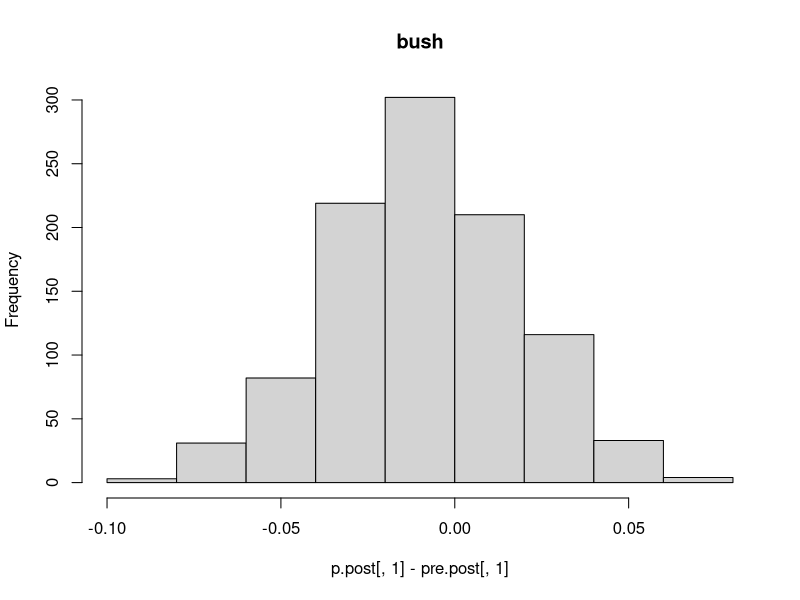
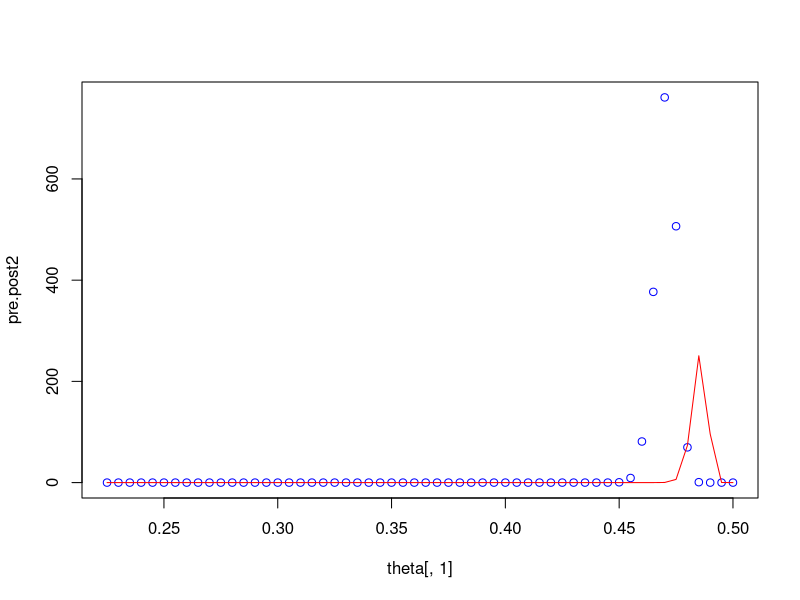
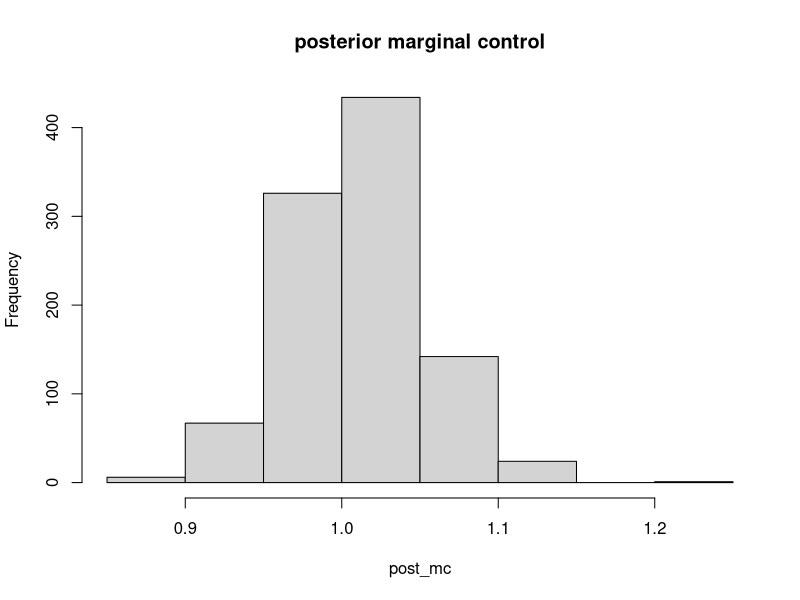
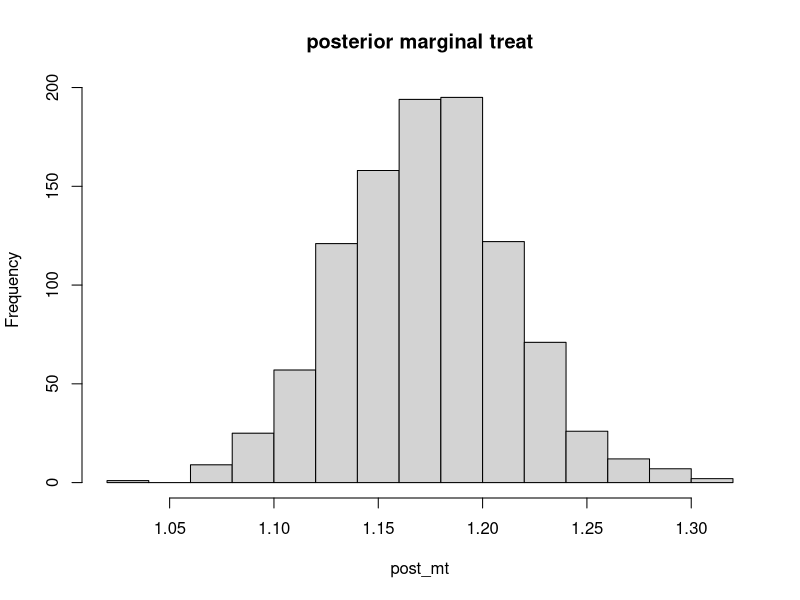
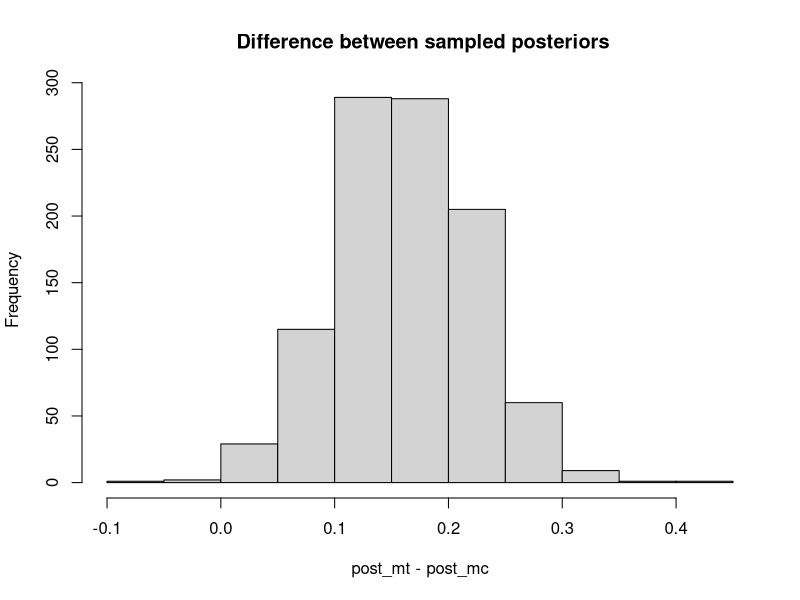
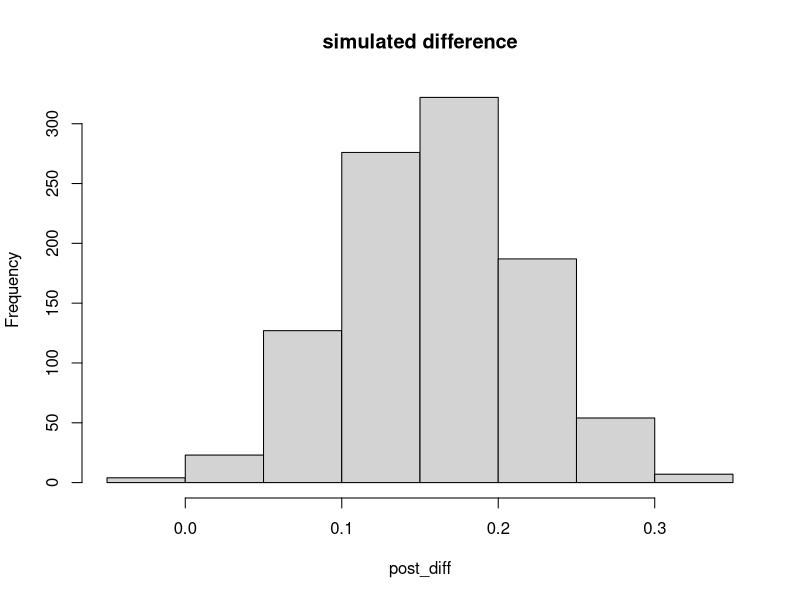
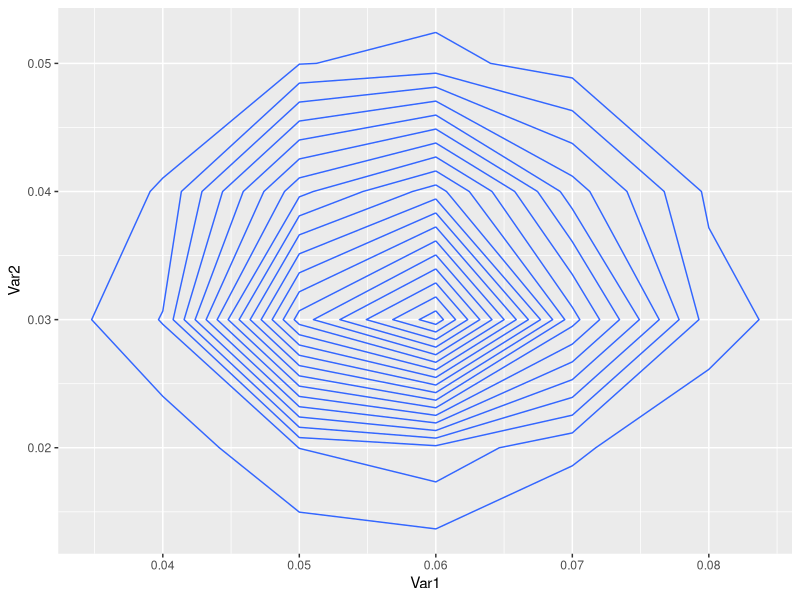
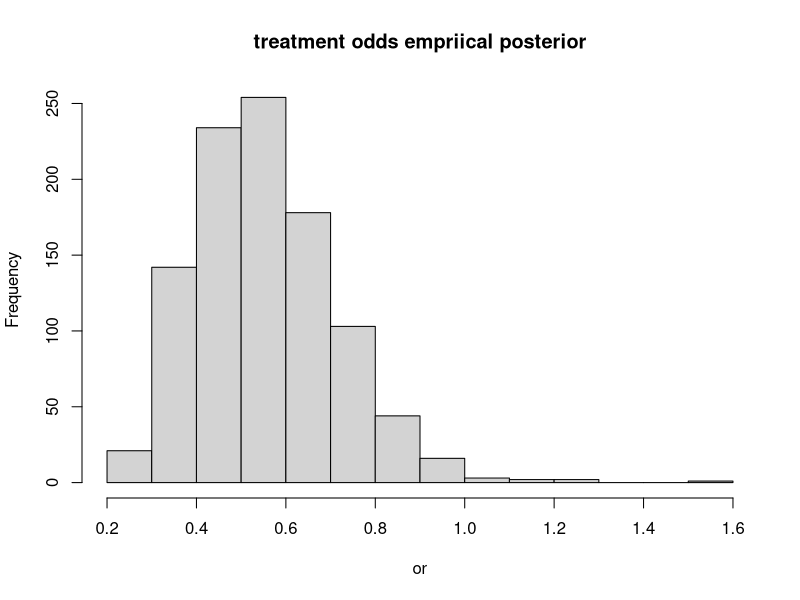

Write R code to recreate these figures, in order.
## ---- chunk 1
 library(ggplot2)
 library(magrittr)
library(dplyr)
debate<-data.frame(survey=c("pre","post"), bush=c(294,288), dukakis=c(307,332),none=c(38,19),total=c(639,639))

# we have 3 outcomes bush,duk, none
## we examine the proportion.

# need to set a theta parameter with sum theta =1
 theta1<-seq(0.45,1,by=0.01)/2
 theta2<-seq(0.45,1,by=0.01)/2
 theta3<-1-(theta1+theta2)
 all(theta1+theta2+theta3 ==1) ## sums to  1 for each j
 theta<-data.frame(theta1,theta2,theta3)
 ## need the pre posterior
 ## the prior alpha1, alpha2 =0 for improper prior
 library(gtools)
  pre.post<-rdirichlet(1000, c(as.numeric(debate[1,2:4])))
   p.post<-rdirichlet(1000, c(as.numeric(debate[2,2:4])))
  ## differences between bush post .vs pre
   hist(p.post[,1]-pre.post[,1],main='bush')
   table((p.post[,1]-pre.post[,1])>0) ## 0.355% supported bush post debate.
   
 pre.post2<-apply(theta,1, function(x) ddirichlet(x,as.numeric(debate[1,2:4])))
 post.post2<-apply(theta,1, function(x) ddirichlet(x,as.numeric(debate[2,2:4])))
 
  plot(theta[,1],pre.post2,col='blue',lty=2)
  lines(theta[,1],post.post2,col='red')
## ---- chunk 2
 nc =32
 nt= 36
 mc = 1.013
 sdc = 0.24
 mt = 1.173
 sdt = 0.24
 
 ### unknow true mean/variances  we only have sample data.
 ## we have two unknowns and need to find the joint posterior distribution.
 
 # the marginal posterior of mc follows a t-dist.
  mc_range<-c(mc-sdc/sqrt(nc)*qt(0.975,df=nc-1),mc+sdc/sqrt(nc)*qt(0.975,df=nc-1))
   mt_range<-c(mt-sdt/sqrt(nt)*qt(0.975,df=nt-1),mt+sdt/sqrt(nt)*qt(0.975,df=nt-1))

## to sample from the posterior we use 3.5 and 3.3 equations
   posterior_sample<-function( mc=1, sdc=1, nc=10){
   invx2<-((nc-1)*sdc^2)/rchisq(1,nc-1)
    post.mu<-rnorm(1,mean=mc,sd=sqrt(invx2/nc))
    return(post.mu)
   }
   post_mc<-sapply(1:1000,function(x) posterior_sample(mc=mc,sdc=sdc,nc=nc))
    hist(post_mc,main='posterior marginal control')
    post_mt<-sapply(1:1000,function(x) posterior_sample(mc=mt,sdc=sdt,nc=nt))
     hist(post_mt,main='posterior marginal treat')

    message("95% posterior margin control:", round(mc_range[1],2)," ",round(mc_range[2],2)) 
        message("95% posterior margin control:", round(mt_range[1],2)," ",round(mt_range[2],2)) 

        quantile(post_mc,c(0.025,0.975),na.rm=TRUE)
        quantile(post_mt,c(0.025,0.975),na.rm=TRUE)
## ---- chunk 3
 hist(post_mt-post_mc, main = ' Difference between sampled posteriors')
         quantile(post_mt-post_mc,c(0.025,0.975),na.rm=TRUE)
         

  ## diff
         post_diff<-sapply(1:1000,function(x) posterior_sample(mc=mt-mc,sdc=sdt+sdc,nc=nt+nc))
    hist(post_diff, main='simulated difference')
             quantile(post_diff,c(0.025,0.975),na.rm=TRUE)
        
  ## theoretical (two independent t distributions)
  md = mt-mc
  sdd = sdt+sdc
  nd = nt+nc
  d_range<-c(md-sdd/sqrt(nd)*qt(0.975,df=nd-1),md+sdd/sqrt(nd)*qt(0.975,df=nd-1))
  print(d_range)

## ---- chunk 4
p0= seq(0.01,0.99,by=0.01)
p1= seq(0.01,0.99,by=0.01)

post.bin<-function(p0,p1){
  pos<- p0^(38.5)*(1-p0)^(634.5)*p1^(21.5)*(1-p1)^(657.5)
  return(pos)
}
 posts<-NULL
 
p0p1<- expand.grid(p0, p1)

for(i in 1:nrow(p0p1)){
  posts[i]<-post.bin(p0p1[i,"Var1"],p0p1[i,"Var2"]) 
}

 ggplot(p0p1)+
 geom_contour(mapping = aes(x = Var1, y = Var2, z = posts), bins = 20)
## ---- chunk 5
b1<-sapply(p0,function(x) pbeta(x,38.5,634.5))
 post.control<-rbeta(1000, 38.5,634.5)
  post.treat<-rbeta(1000, 21.5,657.5)

  or<-(post.treat/(1-post.treat))/(post.control/(1-post.control))
  hist(or,main='treatment odds empriical posterior')
  summary(or)
  message("the empricial OR: ", round((22*635)/(39*658),2))
## ---- chunk 6
b1<-sapply(p0,function(x) pbeta(x,39.5,635.5))
 post.control<-rbeta(1000, 39.5,635.5)
  post.treat<-rbeta(1000, 22.5,658.5)

  or<-(post.treat/(1-post.treat))/(post.control/(1-post.control))
  hist(or,main='treatment odds empriical posterior')
  summary(or)
## ---- chunk 7
 nc= 674
 dc= 39
 nt = 680
 dt = 22

 
 
 ## we have two categories Control ~Bin(p0) and Treat~Bin(p1) we use multinomial
 ## non-informative prior Diri(a1=1, a2=1)
 library(gtools)
  ## p( p0, p1) = Diri( 1,1) noninfom prior
  # p( p0,p1 | y) = Diri(  39+1, 22+1) ##  posterior
 
 treat.post<-rdirichlet(1000, c(39+1,22+1, 674+1,680+1))
 par(mfrow=c(1,2))
  hist(treat.post[,1],main="post control")
  hist(treat.post[,2],main='post treat')
## ---- chunk 8
 ## data table
 dd<-data.frame(none=c(674-39,680-22),outcome=c(39,22),row.names=c('unexp','exp'))
 library(epitools)
 oddsratio(as.matrix(dd))$measure
  ## b
  or<-(treat.post[,2]/(1-treat.post[,2]))/(treat.post[,1]/(1-treat.post[,1]))
summary(or)
  hist(or,main='treatment odds')
## ---- chunk 9
 treat.post<-rdirichlet(1000, c(39,22,674,680))
 
  
  ## b
  or<-(treat.post[,2]/(1-treat.post[,2]))/(treat.post[,1]/(1-treat.post[,1]))
  hist(or,main='treatment odds ')
  summary(or)

  ## empirical
  # control = (39/674)*1354 = 78.34718
  # treat = (22/658)*1354 = 45.27052
  treat.post<-rdirichlet(1000, c(39+79,22+46,674+677,680+677))
 
  
  ## b
  or<-(treat.post[,2]/(1-treat.post[,2]))/(treat.post[,1]/(1-treat.post[,1]))
  hist(or,main='treatment odds empriical posterior')
  summary(or)
## ---- chunk 10
 obs=c(10,10,12,11,9)
 ### under the exact model, we can not use a binomial because we do not have a proportion (p0) that we can estimate. we do not have a r.v. for 'successes'.
 # we can use the Poisson distribution 
 ## not sure how to use jeffreys prior
  a=0.1
  b=0.01
  pois.post<-rgamma(1000,a+5*mean(obs),b+5)
  hist(pois.post,main='count posterior')
  # post summary  mean : 8.8,  var= 1.47
  summary(pois.post)
  mean(pois.post)
  var(pois.post)
  plot(density(pois.post),ylim=c(0,0.4),main='pois posterior')
  lines(density(obs),col='red')
## ---- chunk 11
 ## normal with 2 unknowns.
 ## joint poisterior
 ## need the  sigma2 | y ~ inv-x2(n-1,s2)
  nu = length(obs)-1
  s2 = var(obs)
  chi2= rchisq(1000, nu)
   ## inv-chi2  v*s^2/X  (Appendix A)
  sigma2 = nu*s2/chi2
  ## posterior prob   =  p(m | sigma2, y)p(sigma2|y)
   ## for each variance term  draw   N( ybar,  sd= sqrt(sigma2/n))
  y<-sapply(sigma2,function(x) rnorm(1, mean=mean(obs), sd=sqrt(x)/sqrt(5)))
  hist(y,main='posterior normal')

  plot(density(y),main='posterior normal density')
  lines(density(obs),col='red')
## ---- chunk 12
 mean( y - pois.post) # 0.002926538
 var( y - pois.post) # 2.7
 hist(y-pois.post)
 plot(y,pois.post,main="normal vs. pois likelihoods")
## ---- chunk 13
 
 generateObs<-function(obs){
   z<-NULL
    for(i in 1:5){
 zi= sample(y,1)
  while( round(zi)!=obs[i]){
    zi=sample(y,1)
  }
  z<-c(z,zi)
    }
   stopifnot(all(round(z)==obs))
   return(z)
 }
 
 ERR<-NULL

 for(j in 1:1000){
   ## generate z samples such that round(z) == obs
  z<-generateObs(obs)
  err<- (z[1]-z[2])^2
 ERR<-c(ERR,err)
 }
 message("mean error:",mean(ERR))
 hist(ERR)
## ---- chunk 14
 x<-c(53,57,66,67,72)
 totalN=seq(max(x),1000)
 
 marginal.post<-function(N,x){
   n=length(x)
   S=sum(x)
   # choose on the log scale
   a<-sum( lchoose(N,x))
    b = (-1)*log(N)
  # b=0
   c = lbeta( S+1, n*N- S +1)
   
   #rez<-(a*b)/c
   rez<-a+b+c
   return(exp(rez))
 } ## problems here
 
 ## can we condition we can derive the analytic form of the joint posterior.
 ## 
  marg.n<-sapply(totalN,function(y) marginal.post(y,x))
 ## we use a grid approach to theta
totalN[which.max(exp(marg.n))]
  ##
norm.n<-marg.n/sum(marg.n)
plot(totalN,norm.n)
abline(v=totalN[which.max(exp(marg.n))])

## ---- chunk 15
 theta=seq(0.01,0.99,by=0.01)

 posterior.joint<-dbeta(theta, sum(x)+1, 5*122-sum(x)+1)/122
 norm.post<-posterior.joint/sum(posterior.joint)
  plot(theta,norm.post, main='joint posterior N=122')
  
  theta[which.max(norm.post)]
## ---- chunk 16
1-sum(norm.n[totalN<=100])
## ---- chunk 17
rez.lane.bike<-c(16,9,10,13,19,20,18,17,35,55)
rez.lane.other<-c(58,90,48,57,103,57,86,112,273,64)
NY<-(rez.lane.bike+rez.lane.other)
rez.lane.p<-rez.lane.bike/(rez.lane.bike+rez.lane.other)

rez.nolane.bike<-c(12,1,2,4,9,7,9,8)
rez.nolane.other<-c(113,18,14,44,208,67,29,154)
NZ<-(rez.nolane.bike+rez.nolane.other)

rez.nolane.p<-rez.nolane.bike/(rez.nolane.bike+rez.nolane.other)

## ---- chunk 18
bike.post<-rbeta(1000, (1/2 + sum(rez.lane.bike)), (1/2+sum(rez.lane.other)))
bike.post2<-rbeta(1000, (1/2 + sum(rez.nolane.bike)), (1/2+sum(rez.nolane.other)))



p0= seq(0.01,0.99,by=0.01)
p1= seq(0.01,0.99,by=0.01)


post.bike<-function(p0,p1,y,z,ny,nz){
  pos<- p0^(sum(y))*(1-p0)^(sum(ny)-sum(y))*p1^(sum(z))*(1-p1)^(sum(nz)-sum(z))*dbeta(p0,1/2,1/2)*dbeta(p1,1/2,1/2)
  return(pos)
}
 posts<-NULL
 
p0p1<- expand.grid(p0, p1)

for(i in 1:nrow(p0p1)){
  posts[i]<-post.bike(p0p1[i,"Var1"],p0p1[i,"Var2"], rez.lane.bike,rez.nolane.bike, NY,NZ) 
}
 library(ggplot2)
 ggplot(p0p1)+
 geom_contour(mapping = aes(x = Var1, y = Var2, z = posts), bins = 20)
## ---- chunk 19
 hist(bike.post-bike.post2)
 abline(v=mean(bike.post)-mean(bike.post2))
 
 meany =(1/2 + sum(rez.lane.bike))/(1/2 + sum(rez.lane.bike)+(1/2+sum(rez.lane.other))) ## theoretical mean
  meanz =(1/2 + sum(rez.nolane.bike))/(1/2 + sum(rez.nolane.bike)+(1/2+sum(rez.nolane.other))) ## theoretical mean

## ---- chunk 20
 library(mvtnorm)
 library(magrittr)
 library(dplyr)
 library(ggplot2)
 assay<-data.frame(x=c(-0.86,-0.30,-0.05,0.73), n=c(5,5,5,5), y=c(0,1,3,5))

 ## the point a,b by MLE is (0.8,7.7) so we grid around these solution.
 a0= seq(-5,10,by=0.1)
 b1= seq(-10,40,by=0.1)
  a0b1<- expand.grid(a0, b1)

logit<-function(theta){
  return( log(theta/(1-theta)))
}

inv.logit<-function(theta){
  return( (exp(theta)/(1+exp(theta)))  )
}

## alpha, beta come from multivariate normal.
 ## \prod_(i=1)^5 p(y|theta) ~ \theta^y (1-theta)^n-y ## kth dose. 
  ### logit(theta) = alpha+ beta*x
logit.likelihood<-function(alpha,beta,x,y,n){
   theta_approx<- alpha+beta*x
   bin.like<-(inv.logit(theta_approx))^y*(1-inv.logit(theta_approx))^(n-y)
   return(bin.like)
}  

 ## the alpha,beta stem from the grid, and we return the probability mass from the prior.
 joint.prior<-function(alpha,beta){
  cormat<-matrix(c(4,0.5*2*10,0.5*2*10,100),2)
  return(dmvnorm(c(alpha,beta), mean=c(0,10),sigma=cormat))
 }
  
 posterior_density<-function(alpha,beta,assay){
   joint_density<-joint.prior(alpha,beta)
   probs<-NULL
   for(k in 1:nrow(assay)){
     p<-logit.likelihood(alpha,beta,assay$x[k],assay$y[k],assay$n[k])
     probs<-c(probs,p)
   }
   totalLikelihood<-prod(probs)
   return( joint_density*totalLikelihood)
 }
 

 posts<-NULL
 
 ## unnormalized posterior over grid which covers (a,b)
for(i in 1:nrow(a0b1)){
  posts[i]<-posterior_density(a0b1[i,"Var1"],a0b1[i,"Var2"],assay) 
}
 
 posts_norm<-posts/sum(posts)
 a0b1$joint.prob<-posts_norm
 
 ## grid sampling procedure
  marginal.post_a<- a0b1%>%group_by(Var1)%>%summarise(p=sum(joint.prob))%>%data.frame
    A<-B<-NULL
  for(s in 1:1000){
    a_s<-sample(marginal.post_a$Var1,1,prob=marginal.post_a$p)
    p.a_s<-marginal.post_a[which(marginal.post_a$Var1==a_s),'p']
    marginal.post_b<-a0b1[which(a0b1$Var1==a_s),]
    marginal.post_b$cond.prob<-marginal.post_b$joint.prob/p.a_s
    b_s<-sample(marginal.post_b$Var2,1,prob=marginal.post_b$cond.prob)
    A<-c(A,a_s)
    B<-c(B,b_s)
     }
 
    ### need to add a random jitter around each point.
    A<-A+runif(length(A),min=0,max=0.1)
    B<-B+runif(length(B),min=0,max=0.1)
   ab.post<-data.frame(A=A,B=B)
 ggplot(a0b1)+
 geom_contour(mapping = aes(x = Var1, y = Var2, z = posts), bins = 20)+
  geom_point(data = ab.post, aes(x = A, y = B), pch = 21)
 
## ---- chunk 21
hist(-A/B, main='LD50')
 ##  probability of dose-response being responsive to the dose.  negative means dose-response has negative response and is harmful.
table(B>0)
